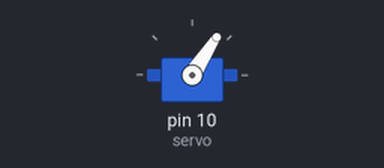
A sketch run on a simulated Arduino Uno, built with avr-gcc and run on an emulated ATmega328P. On the bench: servo.

Above: at 0.05 s.
At 4.0 s:
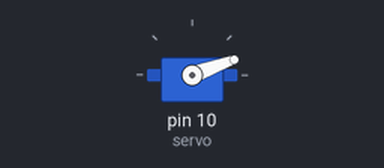
Timing chart, 0 to 5.2 s (numbered marks = the images above):
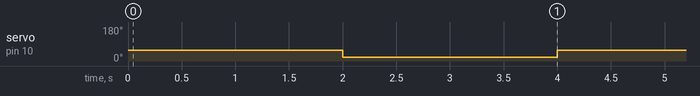

Measured:
- by itself, servo on pin 10 (servo): alternates 57° for 2.0 s and 20° for 2.0 s

The sketch:

servo_test.ino
```cpp
#include <Servo.h>

Servo servo;

void setup() {
  servo.attach(10);
}

void loop() {
  servo.write(57);
  delay(2000);
  servo.write(20);
  delay(2000);
}
```
